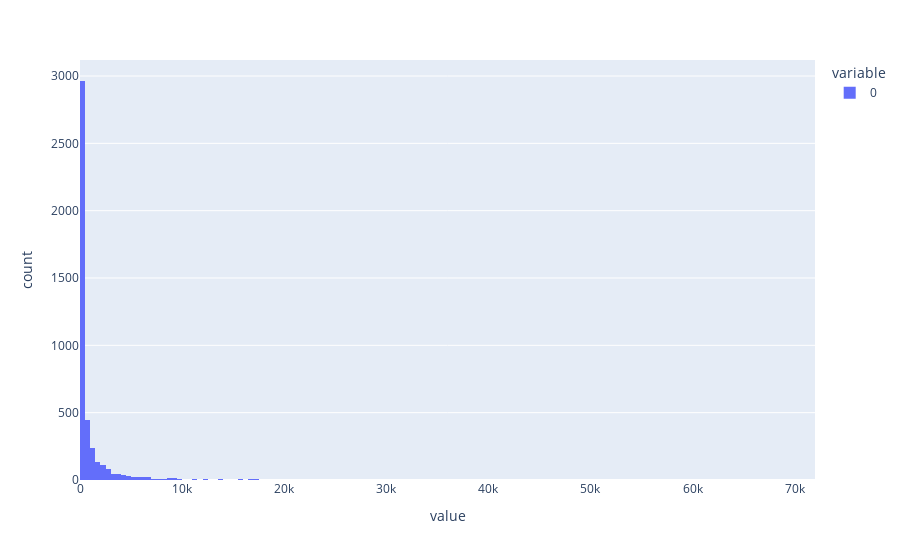

Notebook code cell kept with this figure:
### Code cell
px.histogram(events.values())

### Figure 1 — Plotly figure (JSON) as saved in the notebook; plotly's stock layout.template omitted (floating-point values rounded to 4 significant figures; data arrays with more than 128 entries replaced by an {"elided": "..."} marker saying what was removed)
{"data": [{"alignmentgroup": "True", "bingroup": "x", "hovertemplate": "variable=0<br>value=%{x}<br>count=%{y}<extra></extra>", "legendgroup": "0", "marker": {"color": "#636efa"}, "name": "0", "offsetgroup": "0", "orientation": "v", "showlegend": true, "type": "histogram", "x": {"elided": "4351 int values"}, "xaxis": "x", "yaxis": "y"}], "layout": {"barmode": "relative", "legend": {"title": {"text": "variable"}, "tracegroupgap": 0}, "margin": {"t": 60}, "xaxis": {"anchor": "y", "domain": [0, 1], "title": {"text": "value"}}, "yaxis": {"anchor": "x", "domain": [0, 1], "title": {"text": "count"}}}}
